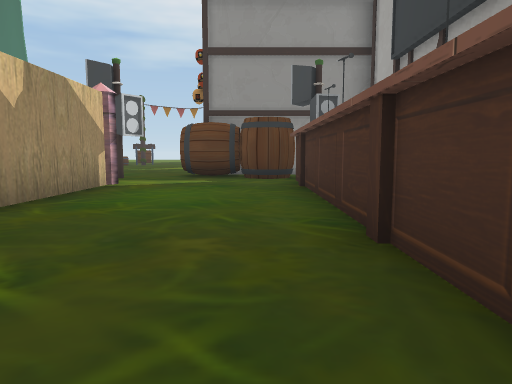
view 1 (above)

13 first-person views from a walk through a scene from a Unity 3-D project. The camera is 1.2 m above the floor, tilts 6° down and sees 70° across. The floor is counted in squares, 2 m on a side. Each view is taken from the middle of a square. On the plan, view 1 faces up. The plan holds only what a view shows up to about 10 squares ahead; the rest is blank. The place goes on beyond the plan. Some surface patterns are stand-ins.

view 2
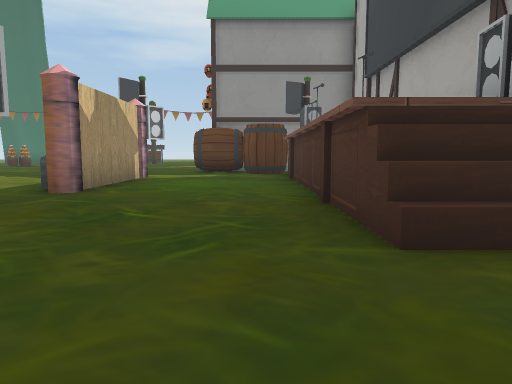

view 3
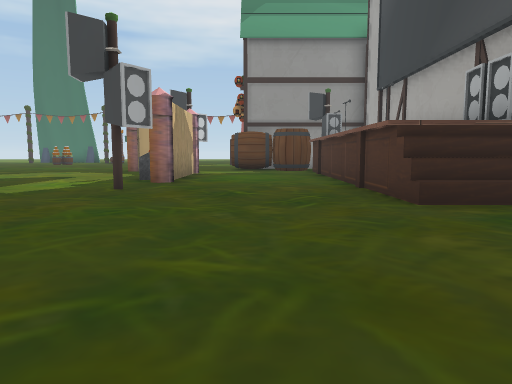

view 4
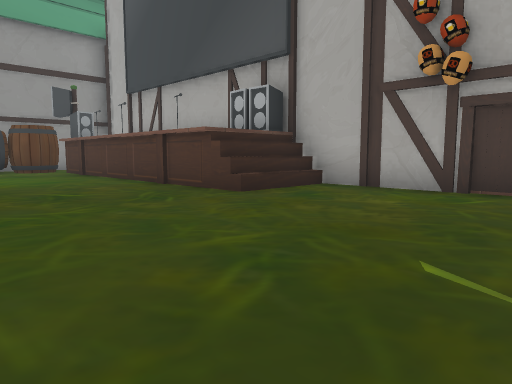

view 5
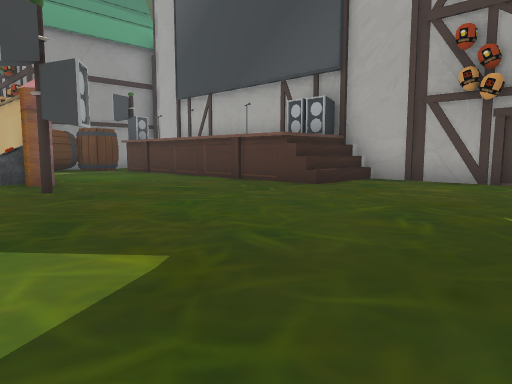

view 6
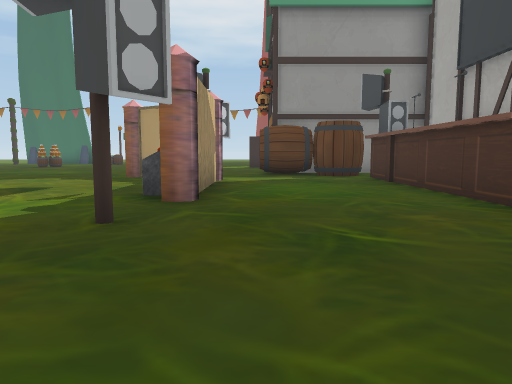

view 7
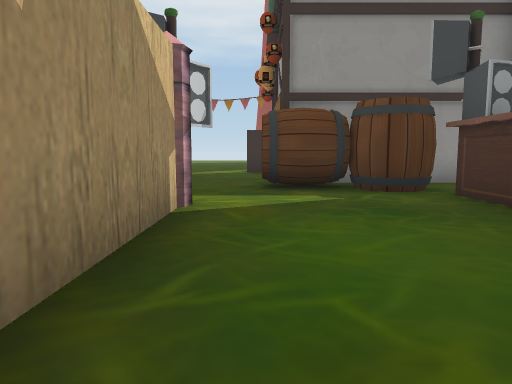

view 8
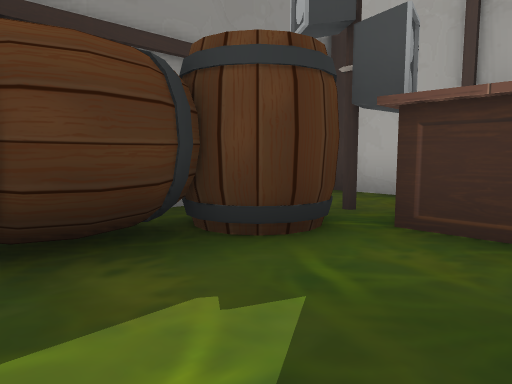

view 9
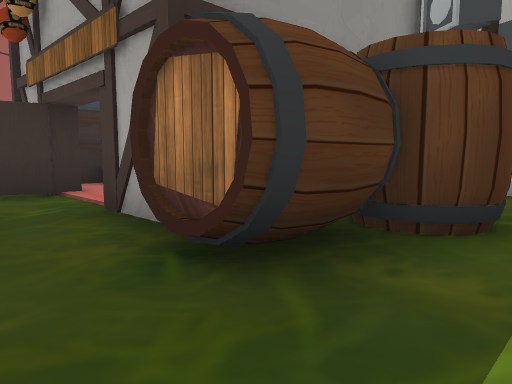

view 10
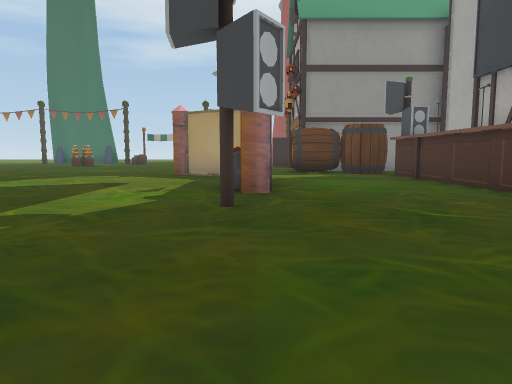

view 11
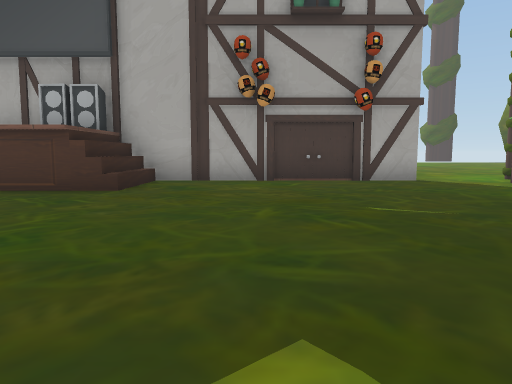

view 12
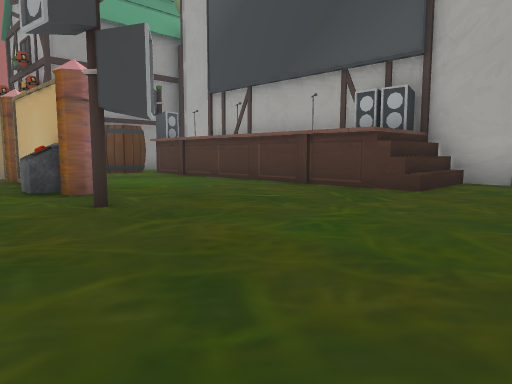

view 13
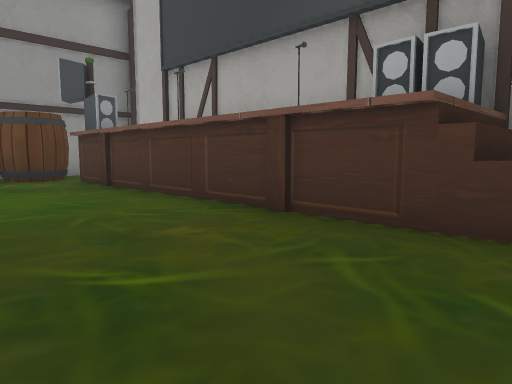

### Floor plan
Key: @ floor where view 1 was taken; # wall or solid block; . floor; / step, stairs or slope; ^ raised ledge; v drop or lower ground; O other object.
Columns run from 5 left of view 1 to 3 right of it. Each row starts with its distance up from view 1.
 14    ##
 13   ...
 12   ..#
 11   ..#^##
 10   .OOOO #
  9   O.OOOO#
  8 O#..../ #
  7 . O...# #
  6 ..#.../ #
  5 ..#...# #
  4 ..O...v #
  3 ......# #
  2 ..O.../ O
  1 ......//O
  0 .....@..#
 -1 ........#
 -2 ........#
 -3 ........#
 -4 ........#

Positions as (right, up) in squares from view 1, and headings:
1: (0, 0), facing up
2: (0, -2), facing up
3: (-1, -4), facing up
4: (-3, -4), facing up-right
5: (-5, -4), facing up-right
6: (-2, -1), facing up
7: (-2, 3), facing up
8: (-2, 7), facing up-right
9: (-3, 8), facing up-right
10: (-3, -2), facing up
11: (-5, -2), facing right
12: (-5, -2), facing up-right
13: (-2, 0), facing up-right
